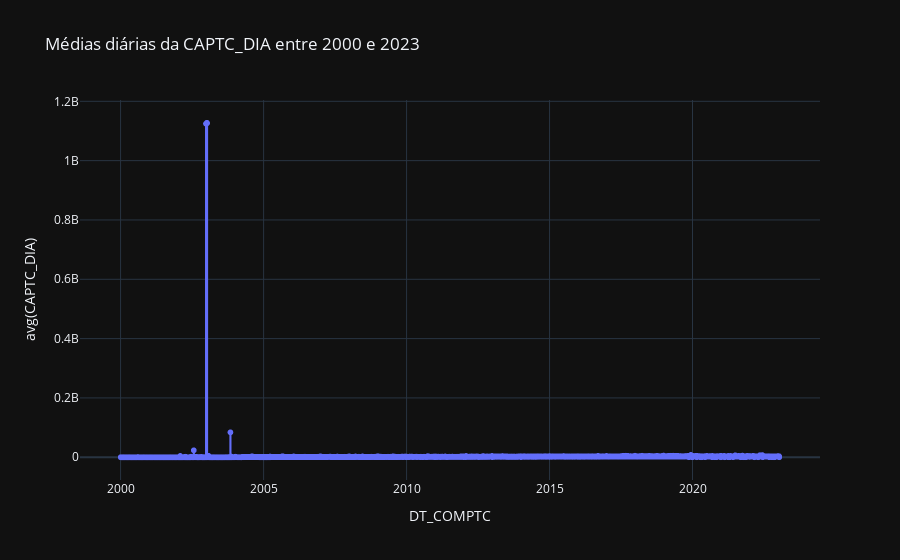

Notebook code cell kept with this figure:
### Code cell
fig = px.line(
    data_frame= avg_captc_per_date,
    x= 'DT_COMPTC',
    y= 'avg(CAPTC_DIA)',
    markers= True,
    title= 'Médias diárias da CAPTC_DIA entre 2000 e 2023'
)
fig.show()

### Figure 1 — Plotly figure (JSON) as saved in the notebook; plotly's stock layout.template omitted (floating-point values rounded to 4 significant figures; data arrays with more than 128 entries replaced by an {"elided": "..."} marker saying what was removed)
{"data": [{"hovertemplate": "DT_COMPTC=%{x}<br>avg(CAPTC_DIA)=%{y}<extra></extra>", "legendgroup": "", "line": {"color": "#636efa", "dash": "solid"}, "marker": {"symbol": "circle"}, "mode": "lines+markers", "name": "", "showlegend": false, "x": {"elided": "5934 str values"}, "xaxis": "x", "y": {"elided": "5934 float values"}, "yaxis": "y", "type": "scattergl"}], "layout": {"xaxis": {"anchor": "y", "domain": [0.0, 1.0], "title": {"text": "DT_COMPTC"}}, "yaxis": {"anchor": "x", "domain": [0.0, 1.0], "title": {"text": "avg(CAPTC_DIA)"}}, "legend": {"tracegroupgap": 0}, "title": {"text": "Médias diárias da CAPTC_DIA entre 2000 e 2023"}}}
